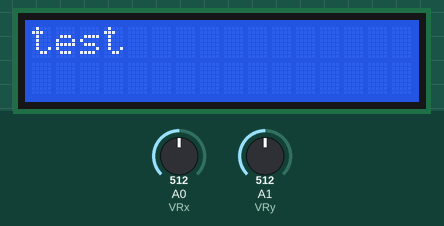
Simulated run of this sketch. Board: Arduino Uno, built with avr-gcc and run on an emulated ATmega328P. Parts: 16×2 character LCD. Inputs (shaded band) come from the test bench; at power-on: A0 (VRx) = 512, A1 (VRy) = 512. What the sketch prints to the serial monitor is not drawn.

Above: at 0.1 s.
At 3.6 s:
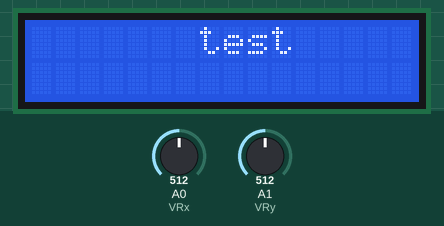
At 7.7 s:
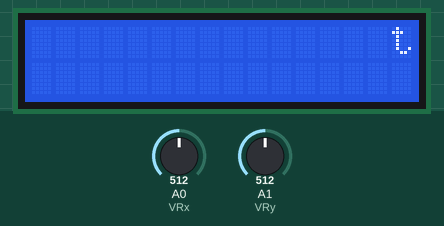
At 19.7 s:
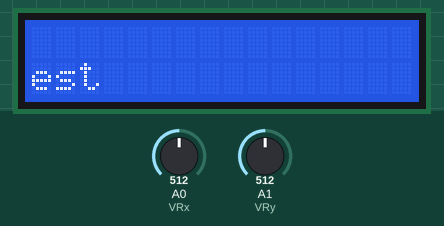
At 30.8 s:
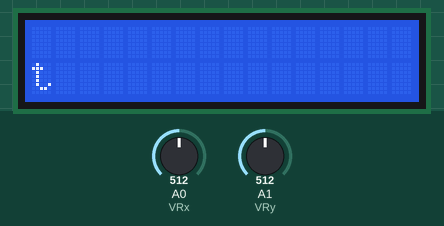
At 39.4 s:
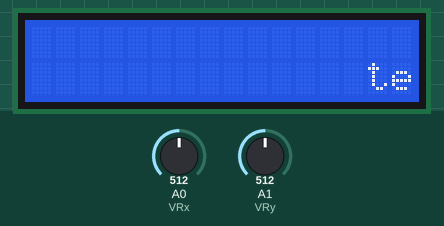

The sketch:

lcd_joystick.ino
```cpp
#include <LiquidCrystal.h>

LiquidCrystal lcd(12, 11, 5, 4, 3, 2);
int VRx = A0;
int VRy = A1;
int xPosition = 0;
int yPosition = 0;
int mapX = 0;
int mapY = 0;
int mapX2;
int p = 0;

void setup() {

  pinMode(VRx, INPUT);
  pinMode(VRy, INPUT);
  lcd.begin(16, 2);
  Serial.begin(9600);

}

void loop() {
  xPosition = analogRead(VRx);
  yPosition = analogRead(VRy);
  mapX = map(xPosition, 0, 1023, -512, 512);
  mapY = map(yPosition, 0, 1023, -512, 512);

  Serial.print("X: ");
  Serial.print(mapX);
  Serial.print(" | Y: ");
  Serial.print(mapY);

  lcd.clear();
  lcd.setCursor(p, 0);
  lcd.print("test");
  if (mapX2 >= mapX) {
    p++;
  }
  mapX2 = mapX;
  delay(500);

}
```

Measured:
- what the display in image 1 shows lasts 0.5 s, from 3.6 s to 4.1 s
